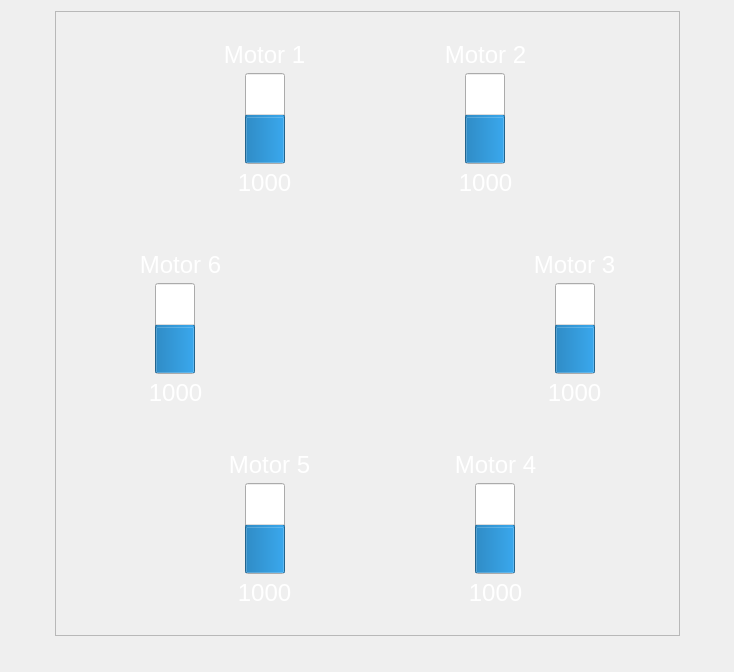
        <widget class="QWidget" name="HexX">
         <layout class="QGridLayout" name="gridLayout_46">
          <item row="0" column="1">
           <spacer name="verticalSpacer_14">
            <property name="orientation">
             <enum>Qt::Vertical</enum>
            </property>
            <property name="sizeHint" stdset="0">
             <size>
              <width>20</width>
              <height>0</height>
             </size>
            </property>
           </spacer>
          </item>
          <item row="1" column="0">
           <spacer name="horizontalSpacer_8">
            <property name="orientation">
             <enum>Qt::Horizontal</enum>
            </property>
            <property name="sizeHint" stdset="0">
             <size>
              <width>44</width>
              <height>20</height>
             </size>
            </property>
           </spacer>
          </item>
          <item row="1" column="1">
           <widget class="QFrame" name="HexXFrame">
            <property name="sizePolicy">
             <sizepolicy hsizetype="Fixed" vsizetype="Fixed">
              <horstretch>0</horstretch>
              <verstretch>0</verstretch>
             </sizepolicy>
            </property>
            <property name="minimumSize">
             <size>
              <width>625</width>
              <height>625</height>
             </size>
            </property>
            <property name="maximumSize">
             <size>
              <width>625</width>
              <height>625</height>
             </size>
            </property>
            <property name="frameShape">
             <enum>QFrame::StyledPanel</enum>
            </property>
            <property name="frameShadow">
             <enum>QFrame::Raised</enum>
            </property>
            <widget class="QFrame" name="HexX5">
             <property name="geometry">
              <rect>
               <x>130</x>
               <y>430</y>
               <width>175</width>
               <height>175</height>
              </rect>
             </property>
             <property name="sizePolicy">
              <sizepolicy hsizetype="Fixed" vsizetype="Fixed">
               <horstretch>0</horstretch>
               <verstretch>0</verstretch>
              </sizepolicy>
             </property>
             <property name="minimumSize">
              <size>
               <width>175</width>
               <height>175</height>
              </size>
             </property>
             <property name="maximumSize">
              <size>
               <width>175</width>
               <height>175</height>
              </size>
             </property>
             <property name="styleSheet">
              <string notr="true">QFrame
{
   background-color: rgba(255, 255, 255, 0);
   border-image: url(:/images/resources/CW.png) 0 0 0 0 stretch stretch;
   border-width: 0px;
}</string>
             </property>
             <property name="frameShape">
              <enum>QFrame::StyledPanel</enum>
             </property>
             <property name="frameShadow">
              <enum>QFrame::Raised</enum>
             </property>
             <widget class="QLabel" name="HexX5Value">
              <property name="geometry">
               <rect>
                <x>9</x>
                <y>137</y>
                <width>141</width>
                <height>29</height>
               </rect>
              </property>
              <property name="font">
               <font>
                <pointsize>18</pointsize>
               </font>
              </property>
              <property name="styleSheet">
               <string notr="true">color:white;
border-image:none;</string>
              </property>
              <property name="text">
               <string>1000</string>
              </property>
              <property name="alignment">
               <set>Qt::AlignCenter</set>
              </property>
             </widget>
             <widget class="QLabel" name="HexX5Label">
              <property name="geometry">
               <rect>
                <x>9</x>
                <y>9</y>
                <width>151</width>
                <height>29</height>
               </rect>
              </property>
              <property name="font">
               <font>
                <pointsize>18</pointsize>
               </font>
              </property>
              <property name="styleSheet">
               <string notr="true">color:white;
border-image:none;</string>
              </property>
              <property name="text">
               <string>Motor 5</string>
              </property>
              <property name="alignment">
               <set>Qt::AlignCenter</set>
              </property>
             </widget>
             <widget class="QProgressBar" name="HexX5Motor">
              <property name="geometry">
               <rect>
                <x>60</x>
                <y>42</y>
                <width>40</width>
                <height>91</height>
               </rect>
              </property>
              <property name="sizePolicy">
               <sizepolicy hsizetype="Fixed" vsizetype="Expanding">
                <horstretch>0</horstretch>
                <verstretch>0</verstretch>
               </sizepolicy>
              </property>
              <property name="minimumSize">
               <size>
                <width>40</width>
                <height>0</height>
               </size>
              </property>
              <property name="maximumSize">
               <size>
                <width>50</width>
                <height>16777215</height>
               </size>
              </property>
              <property name="minimum">
               <number>1000</number>
              </property>
              <property name="maximum">
               <number>2000</number>
              </property>
              <property name="value">
               <number>1500</number>
              </property>
              <property name="alignment">
               <set>Qt::AlignCenter</set>
              </property>
              <property name="textVisible">
               <bool>false</bool>
              </property>
              <property name="orientation">
               <enum>Qt::Vertical</enum>
              </property>
              <property name="invertedAppearance">
               <bool>false</bool>
              </property>
             </widget>
            </widget>
            <widget class="QFrame" name="HexX1">
             <property name="geometry">
              <rect>
               <x>130</x>
               <y>20</y>
               <width>175</width>
               <height>175</height>
              </rect>
             </property>
             <property name="sizePolicy">
              <sizepolicy hsizetype="Fixed" vsizetype="Fixed">
               <horstretch>0</horstretch>
               <verstretch>0</verstretch>
              </sizepolicy>
             </property>
             <property name="minimumSize">
              <size>
               <width>175</width>
               <height>175</height>
              </size>
             </property>
             <property name="maximumSize">
              <size>
               <width>175</width>
               <height>175</height>
              </size>
             </property>
             <property name="styleSheet">
              <string notr="true">QFrame
{
   background-color: rgba(255, 255, 255, 0);
   border-image: url(:/images/resources/CW.png) 0 0 0 0 stretch stretch;
   border-width: 0px;
}</string>
             </property>
             <property name="frameShape">
              <enum>QFrame::StyledPanel</enum>
             </property>
             <property name="frameShadow">
              <enum>QFrame::Raised</enum>
             </property>
             <widget class="QLabel" name="HexX1Label">
              <property name="geometry">
               <rect>
                <x>9</x>
                <y>9</y>
                <width>141</width>
                <height>29</height>
               </rect>
              </property>
              <property name="font">
               <font>
                <pointsize>18</pointsize>
               </font>
              </property>
              <property name="styleSheet">
               <string notr="true">color:white;
border-image:none;</string>
              </property>
              <property name="text">
               <string>Motor 1</string>
              </property>
              <property name="alignment">
               <set>Qt::AlignCenter</set>
              </property>
             </widget>
             <widget class="QLabel" name="HexX1Value">
              <property name="geometry">
               <rect>
                <x>9</x>
                <y>137</y>
                <width>141</width>
                <height>29</height>
               </rect>
              </property>
              <property name="font">
               <font>
                <pointsize>18</pointsize>
               </font>
              </property>
              <property name="styleSheet">
               <string notr="true">color:white;
border-image:none;</string>
              </property>
              <property name="text">
               <string>1000</string>
              </property>
              <property name="alignment">
               <set>Qt::AlignCenter</set>
              </property>
             </widget>
             <widget class="QProgressBar" name="HexX1Motor">
              <property name="geometry">
               <rect>
                <x>60</x>
                <y>42</y>
                <width>40</width>
                <height>91</height>
               </rect>
              </property>
              <property name="sizePolicy">
               <sizepolicy hsizetype="Fixed" vsizetype="Expanding">
                <horstretch>0</horstretch>
                <verstretch>0</verstretch>
               </sizepolicy>
              </property>
              <property name="minimumSize">
               <size>
                <width>40</width>
                <height>0</height>
               </size>
              </property>
              <property name="maximumSize">
               <size>
                <width>50</width>
                <height>16777215</height>
               </size>
              </property>
              <property name="minimum">
               <number>1000</number>
              </property>
              <property name="maximum">
               <number>2000</number>
              </property>
              <property name="value">
               <number>1500</number>
              </property>
              <property name="alignment">
               <set>Qt::AlignCenter</set>
              </property>
              <property name="textVisible">
               <bool>false</bool>
              </property>
              <property name="orientation">
               <enum>Qt::Vertical</enum>
              </property>
              <property name="invertedAppearance">
               <bool>false</bool>
              </property>
             </widget>
            </widget>
            <widget class="QFrame" name="HexX4">
             <property name="geometry">
              <rect>
               <x>340</x>
               <y>430</y>
               <width>175</width>
               <height>175</height>
              </rect>
             </property>
             <property name="sizePolicy">
              <sizepolicy hsizetype="Fixed" vsizetype="Fixed">
               <horstretch>0</horstretch>
               <verstretch>0</verstretch>
              </sizepolicy>
             </property>
             <property name="minimumSize">
              <size>
               <width>175</width>
               <height>175</height>
              </size>
             </property>
             <property name="maximumSize">
              <size>
               <width>175</width>
               <height>175</height>
              </size>
             </property>
             <property name="styleSheet">
              <string notr="true">QFrame
{
   background-color: rgba(255, 255, 255, 0);
   border-image: url(:/images/resources/CCW.png) 0 0 0 0 stretch stretch;
   border-width: 0px;
}</string>
             </property>
             <property name="frameShape">
              <enum>QFrame::StyledPanel</enum>
             </property>
             <property name="frameShadow">
              <enum>QFrame::Raised</enum>
             </property>
             <widget class="QLabel" name="HexX4Value">
              <property name="geometry">
               <rect>
                <x>35</x>
                <y>137</y>
                <width>131</width>
                <height>29</height>
               </rect>
              </property>
              <property name="font">
               <font>
                <pointsize>18</pointsize>
               </font>
              </property>
              <property name="styleSheet">
               <string notr="true">color:white;
border-image:none;</string>
              </property>
              <property name="text">
               <string>1000</string>
              </property>
              <property name="alignment">
               <set>Qt::AlignCenter</set>
              </property>
             </widget>
             <widget class="QLabel" name="HexX4Label">
              <property name="geometry">
               <rect>
                <x>35</x>
                <y>9</y>
                <width>131</width>
                <height>29</height>
               </rect>
              </property>
              <property name="font">
               <font>
                <pointsize>18</pointsize>
               </font>
              </property>
              <property name="styleSheet">
               <string notr="true">color:white;
border-image:none;</string>
              </property>
              <property name="text">
               <string>Motor 4</string>
              </property>
              <property name="alignment">
               <set>Qt::AlignCenter</set>
              </property>
             </widget>
             <widget class="QProgressBar" name="HexX4Motor">
              <property name="geometry">
               <rect>
                <x>80</x>
                <y>42</y>
                <width>40</width>
                <height>91</height>
               </rect>
              </property>
              <property name="sizePolicy">
               <sizepolicy hsizetype="Fixed" vsizetype="Expanding">
                <horstretch>0</horstretch>
                <verstretch>0</verstretch>
               </sizepolicy>
              </property>
              <property name="minimumSize">
               <size>
                <width>40</width>
                <height>0</height>
               </size>
              </property>
              <property name="maximumSize">
               <size>
                <width>50</width>
                <height>16777215</height>
               </size>
              </property>
              <property name="minimum">
               <number>1000</number>
              </property>
              <property name="maximum">
               <number>2000</number>
              </property>
              <property name="value">
               <number>1500</number>
              </property>
              <property name="alignment">
               <set>Qt::AlignCenter</set>
              </property>
              <property name="textVisible">
               <bool>false</bool>
              </property>
              <property name="orientation">
               <enum>Qt::Vertical</enum>
              </property>
              <property name="invertedAppearance">
               <bool>false</bool>
              </property>
             </widget>
            </widget>
            <widget class="QFrame" name="HexXFCB">
             <property name="geometry">
              <rect>
               <x>230</x>
               <y>230</y>
               <width>175</width>
               <height>175</height>
              </rect>
             </property>
             <property name="sizePolicy">
              <sizepolicy hsizetype="Fixed" vsizetype="Fixed">
               <horstretch>0</horstretch>
               <verstretch>0</verstretch>
              </sizepolicy>
             </property>
             <property name="minimumSize">
              <size>
               <width>175</width>
               <height>175</height>
              </size>
             </property>
             <property name="maximumSize">
              <size>
               <width>175</width>
               <height>175</height>
              </size>
             </property>
             <property name="styleSheet">
              <string notr="true">background-color: rgba(255, 255, 255, 0);
image: url(:/images/resources/AQ32Sticker.png);</string>
             </property>
             <property name="frameShape">
              <enum>QFrame::StyledPanel</enum>
             </property>
             <property name="frameShadow">
              <enum>QFrame::Raised</enum>
             </property>
            </widget>
            <widget class="QFrame" name="HexX3">
             <property name="geometry">
              <rect>
               <x>440</x>
               <y>230</y>
               <width>175</width>
               <height>175</height>
              </rect>
             </property>
             <property name="sizePolicy">
              <sizepolicy hsizetype="Fixed" vsizetype="Fixed">
               <horstretch>0</horstretch>
               <verstretch>0</verstretch>
              </sizepolicy>
             </property>
             <property name="minimumSize">
              <size>
               <width>175</width>
               <height>175</height>
              </size>
             </property>
             <property name="maximumSize">
              <size>
               <width>175</width>
               <height>175</height>
              </size>
             </property>
             <property name="layoutDirection">
              <enum>Qt::LeftToRight</enum>
             </property>
             <property name="styleSheet">
              <string notr="true">QFrame
{
   background-color: rgba(255, 255, 255, 0);
   border-image: url(:/images/resources/CW.png) 0 0 0 0 stretch stretch;
   border-width: 0px;
}</string>
             </property>
             <property name="frameShape">
              <enum>QFrame::StyledPanel</enum>
             </property>
             <property name="frameShadow">
              <enum>QFrame::Raised</enum>
             </property>
             <widget class="QLabel" name="HexX3Value">
              <property name="geometry">
               <rect>
                <x>9</x>
                <y>137</y>
                <width>141</width>
                <height>29</height>
               </rect>
              </property>
              <property name="font">
               <font>
                <pointsize>18</pointsize>
               </font>
              </property>
              <property name="styleSheet">
               <string notr="true">color:white;
border-image:none;</string>
              </property>
              <property name="text">
               <string>1000</string>
              </property>
              <property name="alignment">
               <set>Qt::AlignCenter</set>
              </property>
             </widget>
             <widget class="QLabel" name="HexX3Label">
              <property name="geometry">
               <rect>
                <x>9</x>
                <y>9</y>
                <width>141</width>
                <height>29</height>
               </rect>
              </property>
              <property name="font">
               <font>
                <pointsize>18</pointsize>
               </font>
              </property>
              <property name="styleSheet">
               <string notr="true">color:white;
border-image:none;</string>
              </property>
              <property name="text">
               <string>Motor 3</string>
              </property>
              <property name="alignment">
               <set>Qt::AlignCenter</set>
              </property>
             </widget>
             <widget class="QProgressBar" name="HexX3Motor">
              <property name="geometry">
               <rect>
                <x>60</x>
                <y>42</y>
                <width>40</width>
                <height>91</height>
               </rect>
              </property>
              <property name="sizePolicy">
               <sizepolicy hsizetype="Fixed" vsizetype="Expanding">
                <horstretch>0</horstretch>
                <verstretch>0</verstretch>
               </sizepolicy>
              </property>
              <property name="minimumSize">
               <size>
                <width>40</width>
                <height>0</height>
               </size>
              </property>
              <property name="maximumSize">
               <size>
                <width>50</width>
                <height>16777215</height>
               </size>
              </property>
              <property name="minimum">
               <number>1000</number>
              </property>
              <property name="maximum">
               <number>2000</number>
              </property>
              <property name="value">
               <number>1500</number>
              </property>
              <property name="alignment">
               <set>Qt::AlignCenter</set>
              </property>
              <property name="textVisible">
               <bool>false</bool>
              </property>
              <property name="orientation">
               <enum>Qt::Vertical</enum>
              </property>
              <property name="invertedAppearance">
               <bool>false</bool>
              </property>
             </widget>
            </widget>
            <widget class="QFrame" name="HexX2">
             <property name="geometry">
              <rect>
               <x>330</x>
               <y>20</y>
               <width>175</width>
               <height>175</height>
              </rect>
             </property>
             <property name="sizePolicy">
              <sizepolicy hsizetype="Fixed" vsizetype="Fixed">
               <horstretch>0</horstretch>
               <verstretch>0</verstretch>
              </sizepolicy>
             </property>
             <property name="minimumSize">
              <size>
               <width>175</width>
               <height>175</height>
              </size>
             </property>
             <property name="maximumSize">
              <size>
               <width>150</width>
               <height>150</height>
              </size>
             </property>
             <property name="styleSheet">
              <string notr="true">QFrame
{
   background-color: rgba(255, 255, 255, 0);
   border-image: url(:/images/resources/CCW.png) 0 0 0 0 stretch stretch;
   border-width: 0px;
}</string>
             </property>
             <property name="frameShape">
              <enum>QFrame::StyledPanel</enum>
             </property>
             <property name="frameShadow">
              <enum>QFrame::Raised</enum>
             </property>
             <widget class="QLabel" name="HexX2Value">
              <property name="geometry">
               <rect>
                <x>35</x>
                <y>137</y>
                <width>131</width>
                <height>29</height>
               </rect>
              </property>
              <property name="font">
               <font>
                <pointsize>18</pointsize>
               </font>
              </property>
              <property name="styleSheet">
               <string notr="true">color:white;
border-image:none;</string>
              </property>
              <property name="text">
               <string>1000</string>
              </property>
              <property name="alignment">
               <set>Qt::AlignCenter</set>
              </property>
             </widget>
             <widget class="QLabel" name="HexX2Label">
              <property name="geometry">
               <rect>
                <x>35</x>
                <y>9</y>
                <width>131</width>
                <height>29</height>
               </rect>
              </property>
              <property name="font">
               <font>
                <pointsize>18</pointsize>
               </font>
              </property>
              <property name="styleSheet">
               <string notr="true">color:white;
border-image:none;</string>
              </property>
              <property name="text">
               <string>Motor 2</string>
              </property>
              <property name="alignment">
               <set>Qt::AlignCenter</set>
              </property>
             </widget>
             <widget class="QProgressBar" name="HexX2Motor">
              <property name="geometry">
               <rect>
                <x>80</x>
                <y>42</y>
                <width>40</width>
                <height>91</height>
               </rect>
              </property>
              <property name="sizePolicy">
               <sizepolicy hsizetype="Fixed" vsizetype="Expanding">
                <horstretch>0</horstretch>
                <verstretch>0</verstretch>
               </sizepolicy>
              </property>
              <property name="minimumSize">
               <size>
                <width>40</width>
                <height>0</height>
               </size>
              </property>
              <property name="maximumSize">
               <size>
                <width>50</width>
                <height>16777215</height>
               </size>
              </property>
              <property name="minimum">
               <number>1000</number>
              </property>
              <property name="maximum">
               <number>2000</number>
              </property>
              <property name="value">
               <number>1500</number>
              </property>
              <property name="alignment">
               <set>Qt::AlignCenter</set>
              </property>
              <property name="textVisible">
               <bool>false</bool>
              </property>
              <property name="orientation">
               <enum>Qt::Vertical</enum>
              </property>
              <property name="invertedAppearance">
               <bool>false</bool>
              </property>
             </widget>
            </widget>
            <widget class="QFrame" name="HexX6">
             <property name="geometry">
              <rect>
               <x>20</x>
               <y>230</y>
               <width>175</width>
               <height>175</height>
              </rect>
             </property>
             <property name="sizePolicy">
              <sizepolicy hsizetype="Fixed" vsizetype="Fixed">
               <horstretch>0</horstretch>
               <verstretch>0</verstretch>
              </sizepolicy>
             </property>
             <property name="minimumSize">
              <size>
               <width>175</width>
               <height>175</height>
              </size>
             </property>
             <property name="maximumSize">
              <size>
               <width>175</width>
               <height>175</height>
              </size>
             </property>
             <property name="styleSheet">
              <string notr="true">QFrame
{
   background-color: rgba(255, 255, 255, 0);
   border-image: url(:/images/resources/CCW.png) 0 0 0 0 stretch stretch;
   border-width: 0px;
}</string>
             </property>
             <property name="frameShape">
              <enum>QFrame::StyledPanel</enum>
             </property>
             <property name="frameShadow">
              <enum>QFrame::Raised</enum>
             </property>
             <widget class="QLabel" name="HexX6Label">
              <property name="geometry">
               <rect>
                <x>35</x>
                <y>9</y>
                <width>141</width>
                <height>29</height>
               </rect>
              </property>
              <property name="font">
               <font>
                <pointsize>18</pointsize>
               </font>
              </property>
              <property name="styleSheet">
               <string notr="true">color:white;
border-image:none;</string>
              </property>
              <property name="text">
               <string>Motor 6</string>
              </property>
              <property name="alignment">
               <set>Qt::AlignCenter</set>
              </property>
             </widget>
             <widget class="QLabel" name="HexX6Value">
              <property name="geometry">
               <rect>
                <x>35</x>
                <y>137</y>
                <width>131</width>
                <height>29</height>
               </rect>
              </property>
              <property name="font">
               <font>
                <pointsize>18</pointsize>
               </font>
              </property>
              <property name="styleSheet">
               <string notr="true">color:white;
border-image:none;</string>
              </property>
              <property name="text">
               <string>1000</string>
              </property>
              <property name="alignment">
               <set>Qt::AlignCenter</set>
              </property>
             </widget>
             <widget class="QProgressBar" name="HexX6Motor">
              <property name="geometry">
               <rect>
                <x>80</x>
                <y>42</y>
                <width>40</width>
                <height>91</height>
               </rect>
              </property>
              <property name="sizePolicy">
               <sizepolicy hsizetype="Fixed" vsizetype="Expanding">
                <horstretch>0</horstretch>
                <verstretch>0</verstretch>
               </sizepolicy>
              </property>
              <property name="minimumSize">
               <size>
                <width>40</width>
                <height>0</height>
               </size>
              </property>
              <property name="maximumSize">
               <size>
                <width>50</width>
                <height>16777215</height>
               </size>
              </property>
              <property name="minimum">
               <number>1000</number>
              </property>
              <property name="maximum">
               <number>2000</number>
              </property>
              <property name="value">
               <number>1500</number>
              </property>
              <property name="alignment">
               <set>Qt::AlignCenter</set>
              </property>
              <property name="textVisible">
               <bool>false</bool>
              </property>
              <property name="orientation">
               <enum>Qt::Vertical</enum>
              </property>
              <property name="invertedAppearance">
               <bool>false</bool>
              </property>
             </widget>
            </widget>
           </widget>
          </item>
          <item row="1" column="2">
           <spacer name="horizontalSpacer_9">
            <property name="orientation">
             <enum>Qt::Horizontal</enum>
            </property>
            <property name="sizeHint" stdset="0">
             <size>
              <width>43</width>
              <height>20</height>
             </size>
            </property>
           </spacer>
          </item>
          <item row="2" column="1">
           <spacer name="verticalSpacer_15">
            <property name="orientation">
             <enum>Qt::Vertical</enum>
            </property>
            <property name="sizeHint" stdset="0">
             <size>
              <width>20</width>
              <height>25</height>
             </size>
            </property>
           </spacer>
          </item>
         </layout>
        </widget>
